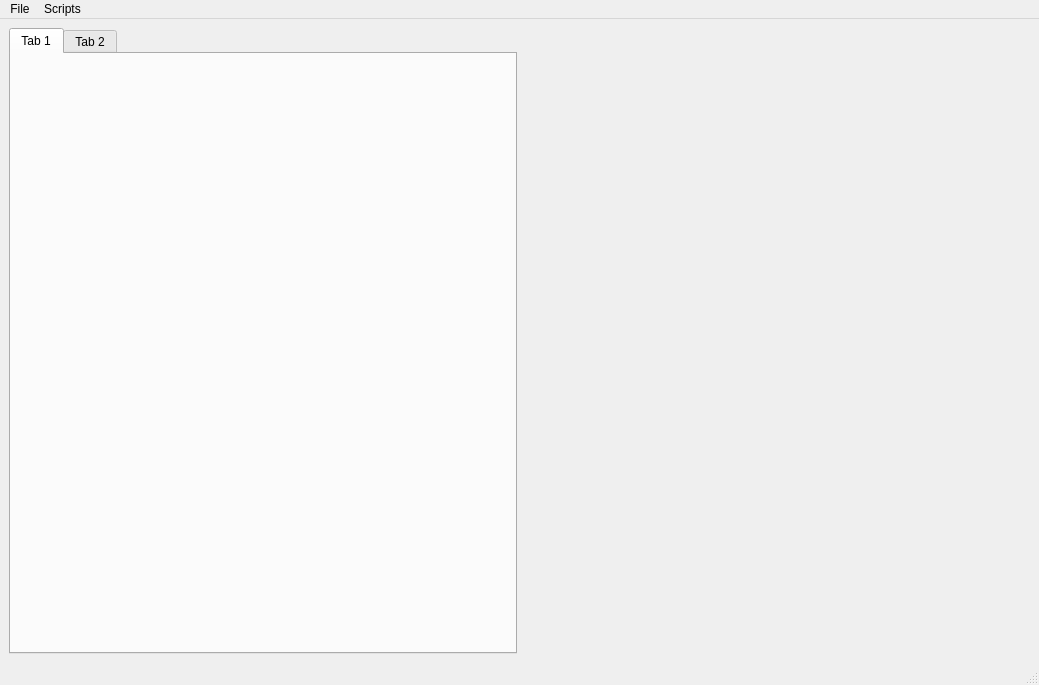
<?xml version="1.0" encoding="UTF-8"?>
<ui version="4.0">
 <class>MainWindow</class>
 <widget class="QMainWindow" name="MainWindow">
  <property name="geometry">
   <rect>
    <x>0</x>
    <y>0</y>
    <width>1039</width>
    <height>685</height>
   </rect>
  </property>
  <property name="windowTitle">
   <string>MainWindow</string>
  </property>
  <widget class="QWidget" name="centralwidget">
   <layout class="QGridLayout" name="gridLayout">
    <item row="0" column="0">
     <layout class="QHBoxLayout" name="horizontalLayout" stretch="1,1">
      <item>
       <widget class="QTabWidget" name="scriptTabs">
        <property name="currentIndex">
         <number>0</number>
        </property>
        <widget class="QWidget" name="mainTab">
         <attribute name="title">
          <string>Tab 1</string>
         </attribute>
        </widget>
        <widget class="QWidget" name="tab_2">
         <attribute name="title">
          <string>Tab 2</string>
         </attribute>
        </widget>
       </widget>
      </item>
      <item>
       <widget class="ConsoleWidget" name="consoleWidget" native="true"/>
      </item>
     </layout>
    </item>
   </layout>
  </widget>
  <widget class="QMenuBar" name="menubar">
   <property name="geometry">
    <rect>
     <x>0</x>
     <y>0</y>
     <width>1039</width>
     <height>38</height>
    </rect>
   </property>
   <widget class="QMenu" name="menuScripts">
    <property name="title">
     <string>Scripts</string>
    </property>
   </widget>
   <widget class="QMenu" name="menuFile">
    <property name="title">
     <string>File</string>
    </property>
    <widget class="QMenu" name="menuLoad_Script">
     <property name="title">
      <string>Load Script</string>
     </property>
     <addaction name="actionFrom_Window"/>
     <addaction name="actionFrom_Fole"/>
    </widget>
    <addaction name="actionLoad_Script"/>
    <addaction name="menuLoad_Script"/>
    <addaction name="actionSave_Script"/>
   </widget>
   <addaction name="menuFile"/>
   <addaction name="menuScripts"/>
  </widget>
  <widget class="QStatusBar" name="statusbar"/>
  <action name="actionLoad_Script">
   <property name="text">
    <string>New Script</string>
   </property>
  </action>
  <action name="actionSave_Script">
   <property name="text">
    <string>Save Script</string>
   </property>
  </action>
  <action name="actionFrom_Window">
   <property name="text">
    <string>From Window</string>
   </property>
  </action>
  <action name="actionFrom_Fole">
   <property name="text">
    <string>From Fole</string>
   </property>
  </action>
 </widget>
 <customwidgets>
  <customwidget>
   <class>ConsoleWidget</class>
   <extends>QWidget</extends>
   <header>pyqtgraph</header>
   <container>1</container>
  </customwidget>
 </customwidgets>
 <resources/>
 <connections/>
</ui>
